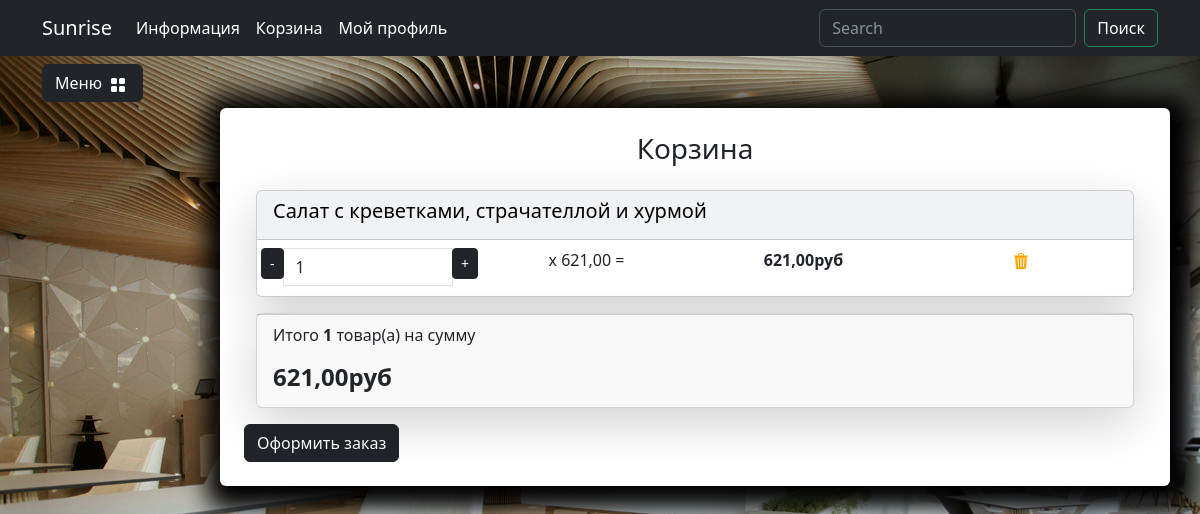
The page /user/users-cart/ (signed in) on the database its author committed.
### carts/models.py (models this page shows, shortened)
class Cart(models.Model):
    user = models.ForeignKey(to=User, on_delete=models.CASCADE, blank=True, null=True, verbose_name='Пользователь')
    product = models.ForeignKey(to=Products, on_delete=models.CASCADE, verbose_name='Товар')
    quantity = models.PositiveSmallIntegerField(default=0, verbose_name='Количество')
    session_key = models.CharField(max_length=32, null=True, blank=True)
    created_timestamp = models.DateTimeField(auto_now_add=True, verbose_name='Дата добавления')
    class Meta:
        db_table = 'cart'
        verbose_name = "Корзина"
        verbose_name_plural = "Корзина"
    objects = CartQueryset().as_manager()
    def products_price(self):
        return round(self.product.sell_price() * self.quantity, 2)

### goods/models.py (models this page shows, shortened)
class Products(models.Model):
    name=models.CharField(max_length=150,unique=True,verbose_name='Название')
    slug=models.SlugField(max_length=200,unique=True,blank=True,null=True,verbose_name='URL')
    description=models.TextField(blank=True,null=True,verbose_name='Описание')
    image=models.ImageField(upload_to='goods_images',blank=True,null=True,verbose_name='Изображение')
    price=models.DecimalField(default=0.00,max_digits=7,decimal_places=2,verbose_name='Цена')
    discount=models.DecimalField(default=0.00,max_digits=4,decimal_places=2,verbose_name='Скидка в %')
    porcia=models.CharField(max_length=150,default=0,verbose_name='Порция')
    category=models.ForeignKey(to=Categories,on_delete=models.CASCADE,verbose_name='Категория')
    class Meta:
        db_table='product'
        verbose_name='Продукт'
        verbose_name_plural='Продукты'
    def sell_price(self):
        if self.discount:
            return round(self.price - self.price*self.discount/100,2)
        return self.price

### users/views.py (the view)
# urls.py: path('users-cart/', views.users_cart, name='users_cart'),
def users_cart(request):
    return render(request, 'users/users_cart.html')

### carts/models.py (called while the page is built)
    def total_price(self):
        return sum(cart.products_price() for cart in self)

    def total_quantity(self):
        if self:
            return sum(cart.quantity for cart in self)
        return 0

### carts/templatetags/carts_tags.py (called while the page is built)
@register.simple_tag()
def user_carts(request):
    if request.user.is_authenticated:
        return Cart.objects.filter(user=request.user)

### goods/templatetags/goods_tags.py (called while the page is built)
@register.simple_tag()
def tag_categories():
    return Categories.objects.all()

### users/templates/users/users_cart.html
{% extends "base.html" %}
{% load static %}
{% load carts_tags %}
{% block content %}
{% user_carts request as carts %}
    <div class="row">
        <div class="container mt-5">
            <div class="row justify-content-center">
                <div class=" bg-white p-4 mb-4 mx-2 rounded custom-shadow">
                    <h3 class="text-center mb-4">Корзина</h3>
                    <div class="container" id="cart-items-container">
                        {% include "carts/includes/included_cart.html" %}
                    </div>
                    {% if carts %}
                        <a class="btn btn-dark" href="../orders/create_order.html">
                            Оформить заказ
                        </a>
                    {% endif %}
                </div>
            </div>
        </div>
    </div>
{% endblock  %}

### carts/templates/carts/includes/included_cart.html (shortened to what this page needs)
{% load static %}
<div class="card mb-3 text-bg-light shadow-lg">
    {% for cart in carts %}
        <div class="card-header">
            <h5 class="card-title">{{ cart.product.name }}</h5>
        </div>
        <ul class="list-group list-group-flush">
            <li class="list-group-item">
                <div class="row text-center">
                    <div class="col p-0">
                        <div class="input-group">
                            <span class="input-group-btn">
                                <button type="button" class="btn btn-dark btn-sm decrement"
                                    data-cart-id="{{ cart.id }}" data-cart-change-url="{% url "cart:cart_change" %}">
                                    -</button>
                            </span>
                            <input type="text" class="form-control number" value="{{ cart.quantity }}"
                                readonly>
                            <span class="input-group-btn">
                                <button type="button" class="btn btn-dark btn-sm increment"
                                    data-cart-id="{{ cart.id }}" data-cart-change-url="{% url "cart:cart_change" %}">
                                    +</button>
                            </span>
                        </div>
                    </div>
                    <div class="col p-0">
                        <p>x {{ cart.product.sell_price }} = </p>
                    </div>
                    <div class="col p-0"><strong>{{ cart.products_price }}руб</strong></div>
                    <div class="col p-0">
                        <a href="{% url "cart:cart_remove" cart.id %}" class="remove-from-cart" data-cart-id="">
                            <img class="mx-1" src="{% static "deps/icons/trash3-fill.svg" %}"
                                alt="Catalog Icon" width="16" height="16">
                        </a>
                    </div>
                </div>
            </li>
        </ul>
    {% endfor %}
</div>
<div class="card mb-3 shadow-lg">
    <div class="card-footer">
        <p class="float-left">Итого <strong>{{ carts.total_quantity }}</strong> товар(а) на сумму</p>
        <h4 class="float-left"><strong>{{ carts.total_price }}руб</strong></h4>
    </div>
</div>

### static/deps/css/my_css.css (style rules this page uses)
body { background-image: url("../images/bg-image.jpg"); background-repeat: no-repeat; background-attachment: fixed; background-position: center center; background-size: cover; height: 100%; }
.custom-shadow { box-shadow: 5px 5px 25px 19px #000000; }

### rows shown on the page
Cart: product.name "Салат с креветками, страчателлой и хурмой", quantity "1", product.sell_price "621,00", products_price "621,00", total_quantity "1", total_price "621,00"
